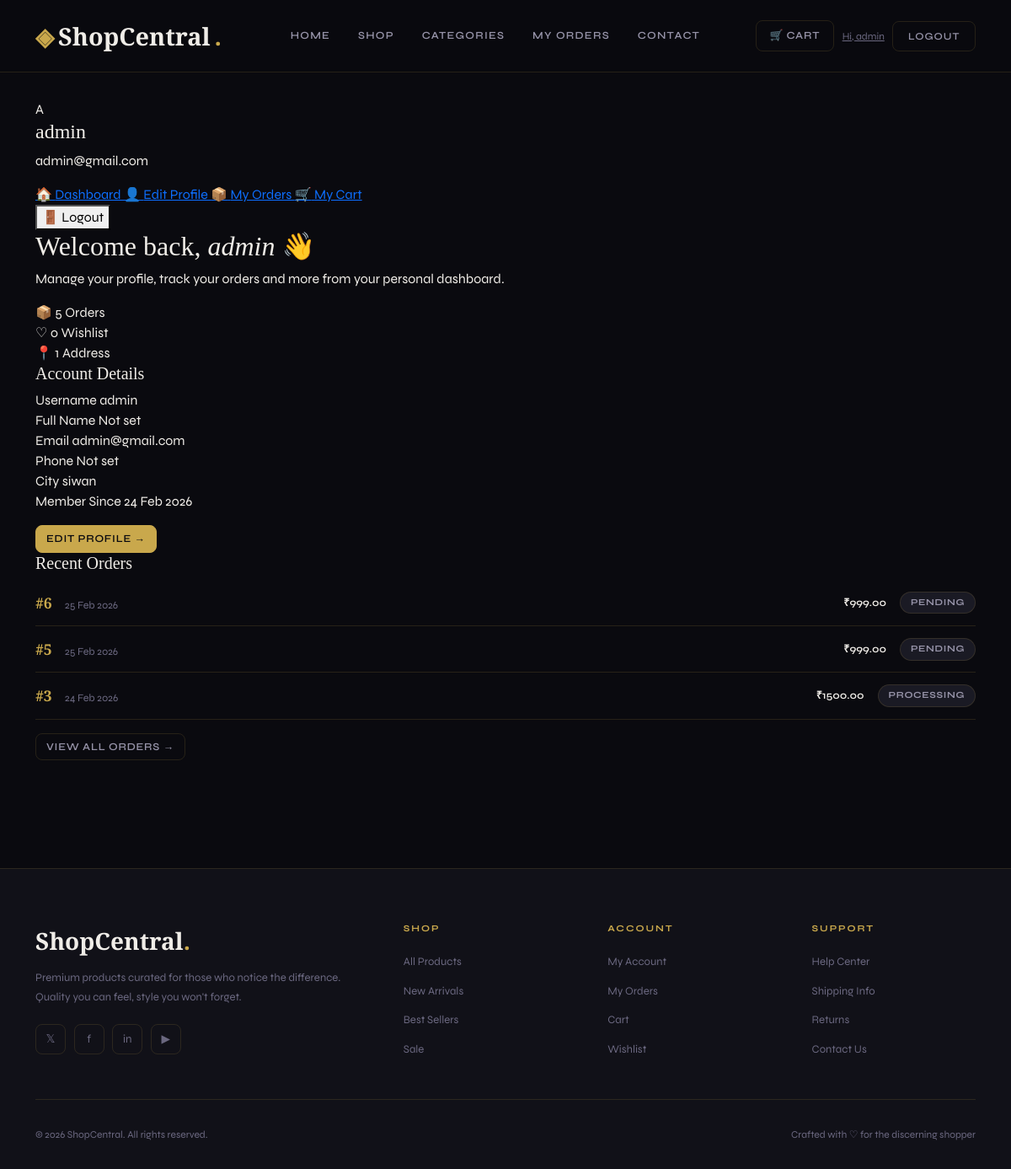
/accounts/dashboard/ (signed in), run on the app's committed database.
### accounts/models.py (models this page shows, shortened)
class Profile(models.Model):
    user       = models.OneToOneField(User, on_delete=models.CASCADE)
    phone      = models.CharField(max_length=15, blank=True)
    address    = models.TextField(blank=True)
    city       = models.CharField(max_length=100, blank=True)
    state      = models.CharField(max_length=100, blank=True)
    pincode    = models.CharField(max_length=10, blank=True)
    avatar     = models.ImageField(upload_to='avatars/', blank=True)
    created_at = models.DateTimeField(auto_now_add=True)

### store/models.py (models this page shows, shortened)
class Order(models.Model):
    STATUS_CHOICES = [
        ('pending',    'Pending'),
        ('processing', 'Processing'),
        ('shipped',    'Shipped'),
        ('delivered',  'Delivered'),
        ('cancelled',  'Cancelled'),
    ]
    PAYMENT_CHOICES = [
        ('upi',        'UPI / GPay'),
        ('card',       'Credit / Debit Card'),
        ('netbanking', 'Net Banking'),
        ('cod',        'Cash on Delivery'),
    ]
    user           = models.ForeignKey(User, on_delete=models.CASCADE, related_name='orders')
    status         = models.CharField(max_length=20, choices=STATUS_CHOICES, default='pending')
    payment_method = models.CharField(max_length=20, choices=PAYMENT_CHOICES, default='cod')
    total_amount   = models.DecimalField(max_digits=10, decimal_places=2)
    address        = models.TextField(blank=True)
    city           = models.CharField(max_length=100, blank=True)
    state          = models.CharField(max_length=100, blank=True)
    pincode        = models.CharField(max_length=10, blank=True)
    created_at     = models.DateTimeField(auto_now_add=True)
    updated_at     = models.DateTimeField(auto_now=True)
    class Meta:
        ordering = ['-created_at']

### accounts/views.py (the view)
# urls.py: path('dashboard/', views.dashboard, name='dashboard'),
@login_required
def dashboard(request):
    return render(request, 'accounts/dashboard.html')

### templates/accounts/dashboard.html (shortened to what this page needs)
{% extends 'base.html' %}
{% load static %}
{% block content %}
<div class="account-layout">
  <div class="account-sidebar">
    <div class="account-avatar">
      {% if user.profile.avatar %}
        <img src="{{ user.profile.avatar.url }}" alt="Avatar">
      {% else %}
        <div class="account-avatar__placeholder">
          {{ user.username|first|upper }}
        </div>
      {% endif %}
    </div>
    <h4 class="account-name">{{ user.get_full_name|default:user.username }}</h4>
    <p class="account-email">{{ user.email|default:"No email set" }}</p>
    <nav class="account-nav">
      <a href="{% url 'accounts:dashboard' %}" class="account-nav__link active">
        <span>🏠</span> Dashboard
      </a>
      <a href="{% url 'accounts:profile' %}" class="account-nav__link">
        <span>👤</span> Edit Profile
      </a>
      <a href="{% url 'store:my_orders' %}" class="account-nav__link">
        <span>📦</span> My Orders
      </a>
      <a href="{% url 'store:cart_detail' %}" class="account-nav__link">
        <span>🛒</span> My Cart
      </a>
      <form method="post" action="{% url 'logout' %}" style="margin:0;">
        <button type="submit" class="account-nav__link account-nav__logout">
          <span>🚪</span> Logout
        </button>
      </form>
    </nav>
  </div>
  <div class="account-main">
    <div class="account-welcome">
      <h2>Welcome back, <em>{{ user.get_full_name|default:user.username }}</em> 👋</h2>
      <p>Manage your profile, track your orders and more from your personal dashboard.</p>
    </div>
    <div class="account-stats">
      <div class="account-stat">
        <span class="account-stat__icon">📦</span>
        <span class="account-stat__num">{{ user.orders.count }}</span>
        <span class="account-stat__label">Orders</span>
      </div>
      <div class="account-stat">
        <span class="account-stat__icon">♡</span>
        <span class="account-stat__num">0</span>
        <span class="account-stat__label">Wishlist</span>
      </div>
      <div class="account-stat">
        <span class="account-stat__icon">📍</span>
        <span class="account-stat__num">{% if user.profile.address %}1{% else %}0{% endif %}</span>
        <span class="account-stat__label">Address</span>
      </div>
    </div>
    <div class="account-info-card">
      <h5>Account Details</h5>
      <div class="account-info-grid">
        <div class="account-info-item">
          <span class="account-info-label">Username</span>
          <span class="account-info-value">{{ user.username }}</span>
        </div>
        <div class="account-info-item">
          <span class="account-info-label">Full Name</span>
          <span class="account-info-value">{{ user.get_full_name|default:"Not set" }}</span>
        </div>
        <div class="account-info-item">
          <span class="account-info-label">Email</span>
          <span class="account-info-value">{{ user.email|default:"Not set" }}</span>
        </div>
        <div class="account-info-item">
          <span class="account-info-label">Phone</span>
          <span class="account-info-value">{{ user.profile.phone|default:"Not set" }}</span>
        </div>
        <div class="account-info-item">
          <span class="account-info-label">City</span>
          <span class="account-info-value">{{ user.profile.city|default:"Not set" }}</span>
        </div>
        <div class="account-info-item">
          <span class="account-info-label">Member Since</span>
          <span class="account-info-value">{{ user.date_joined|date:"d M Y" }}</span>
        </div>
      </div>
      <a href="{% url 'accounts:profile' %}" class="btn btn-primary mt-3">
        Edit Profile →
      </a>
    </div>
    <div class="account-info-card">
      <h5>Recent Orders</h5>
      {% with recent_orders=user.orders.all|slice:":3" %}
      {% if recent_orders %}
        {% for order in recent_orders %}
        <div style="display:flex; justify-content:space-between; align-items:center; padding:0.85rem 0; border-bottom:1px solid var(--border); flex-wrap:wrap; gap:0.5rem;">
          <div>
            <span style="font-family:'Cormorant Garamond',serif; font-size:1.1rem; font-weight:700; color:var(--gold);">#{{ order.id }}</span>
            <span style="font-family:'Syne',sans-serif; font-size:0.78rem; color:var(--muted); margin-left:0.75rem;">{{ order.created_at|date:"d M Y" }}</span>
          </div>
          <div style="display:flex; align-items:center; gap:1rem;">
            <span style="font-family:'Syne',sans-serif; font-size:0.78rem; color:var(--white); font-weight:600;">₹{{ order.total_amount }}</span>
            <span style="
              font-family:'Syne',sans-serif;
              font-size:0.68rem;
              font-weight:700;
              padding:0.25rem 0.75rem;
              border-radius:999px;
              text-transform:uppercase;
              letter-spacing:0.06em;
              {% if order.status == 'delivered' %}background:rgba(85,239,196,0.1); color:#55efc4; border:1px solid rgba(85,239,196,0.3);
              {% elif order.status == 'cancelled' %}background:rgba(255,118,117,0.1); color:#ff7675; border:1px solid rgba(255,118,117,0.3);
              {% elif order.status == 'shipped' %}background:rgba(201,168,76,0.1); color:var(--gold); border:1px solid var(--border-hover);
              {% else %}background:var(--bg-3); color:var(--muted-light); border:1px solid var(--border);
              {% endif %}
            ">{{ order.get_status_display }}</span>
          </div>
        </div>
        {% endfor %}
        <a href="{% url 'store:my_orders' %}" class="btn btn-outline-secondary mt-3">
          View All Orders →
        </a>
      {% endif %}
      {% endwith %}
    </div>
  </div>
</div>
{% endblock %}

### templates/base.html (shortened to what this page needs)
{% load static %}
<!DOCTYPE html>
<html lang="en">
<head>
  <link href="https://cdn.jsdelivr.net/npm/bootstrap@5.3.0/dist/css/bootstrap.min.css" rel="stylesheet">
  <link rel="stylesheet" href="{% static 'css/style.css' %}">
</head>
<body>
  <nav class="navbar">
    <div class="container" style="display:flex; align-items:center; justify-content:space-between;">
      <a href="/" class="navbar-brand">
        <span class="logo-icon">◈</span>ShopCentral<span class="logo-dot">.</span>
      </a>
      <ul class="nav-links">
        <li><a href="/">Home</a></li>
        <li><a href="{% url 'store:product_list' %}">Shop</a></li>
        <li><a href="{% url 'store:product_list' %}">Categories</a></li>
        {% if user.is_authenticated %}
          <li><a href="{% url 'store:my_orders' %}">My Orders</a></li>
        {% endif %}
        <li><a href="#">Contact</a></li>
      </ul>
      <div class="navbar-right">
        <a href="{% url 'store:cart_detail' %}" class="nav-cart">
          🛒 Cart
        </a>
        {% if user.is_authenticated %}
          <a href="{% url 'accounts:dashboard' %}" class="nav-username">
            Hi, {{ user.username }}
          </a>
          <form method="post" action="{% url 'logout' %}" style="margin:0;">
            <button type="submit" class="btn-logout">Logout</button>
          </form>
        {% else %}
          <a href="{% url 'login' %}" class="btn-nav-login">Login</a>
          <a href="{% url 'accounts:register' %}" class="btn-nav-register">Register</a>
        {% endif %}
      </div>
    </div>
  </nav>
  <div class="container" style="padding-top:2rem; padding-bottom:2rem;">
    {% block content %}{% endblock %}
  </div>
  <footer>
    <div class="container">
      <div class="footer-grid">
        <div>
          <div class="footer-brand">ShopCentral<span class="logo-dot">.</span></div>
          <p class="footer-desc">Premium products curated for those who notice the difference. Quality you can feel, style you won't forget.</p>
          <div class="footer-social">
            <a href="#" class="social-btn">𝕏</a>
            <a href="#" class="social-btn">f</a>
            <a href="#" class="social-btn">in</a>
            <a href="#" class="social-btn">▶</a>
          </div>
        </div>
        <div class="footer-col">
          <h6>Shop</h6>
          <ul>
            <li><a href="{% url 'store:product_list' %}">All Products</a></li>
            <li><a href="{% url 'store:product_list' %}">New Arrivals</a></li>
            <li><a href="{% url 'store:product_list' %}">Best Sellers</a></li>
            <li><a href="{% url 'store:product_list' %}">Sale</a></li>
          </ul>
        </div>
        <div class="footer-col">
          <h6>Account</h6>
          <ul>
            {% if user.is_authenticated %}
              <li><a href="{% url 'accounts:dashboard' %}">My Account</a></li>
              <li><a href="{% url 'store:my_orders' %}">My Orders</a></li>
              <li><a href="{% url 'store:cart_detail' %}">Cart</a></li>
            {% else %}
              <li><a href="{% url 'login' %}">Login</a></li>
              <li><a href="{% url 'accounts:register' %}">Register</a></li>
            {% endif %}
            <li><a href="#">Wishlist</a></li>
          </ul>
        </div>
        <div class="footer-col">
          <h6>Support</h6>
          <ul>
            <li><a href="#">Help Center</a></li>
            <li><a href="#">Shipping Info</a></li>
            <li><a href="#">Returns</a></li>
            <li><a href="#">Contact Us</a></li>
          </ul>
        </div>
      </div>
      <div class="footer-bottom">
        <span>© 2026 ShopCentral. All rights reserved.</span>
        <span>Crafted with ♡ for the discerning shopper</span>
      </div>
    </div>
  </footer>
</body>
</html>

### data on the page
Order: id "6", created_at "25 Feb 2026", total_amount "999.00", status "PENDING"
Order: id "5", created_at "25 Feb 2026", total_amount "999.00", status "PENDING"
Order: id "3", created_at "24 Feb 2026", total_amount "1500.00", status "PROCESSING"

### other printed values
{{ user.username }} "admin"
{{ user.username|first|upper }} "A"
{{ user.get_full_name|default:user.username }} "admin"
{{ user.email|default:"No email set" }} "admin@gmail.com"
{{ user.orders.count }} "5"
{{ user.get_full_name|default:"Not set" }} "Not set"
{{ user.email|default:"Not set" }} "admin@gmail.com"
{{ user.profile.phone|default:"Not set" }} "Not set"
{{ user.profile.city|default:"Not set" }} "siwan"
{{ user.date_joined|date:"d M Y" }} "24 Feb 2026"
